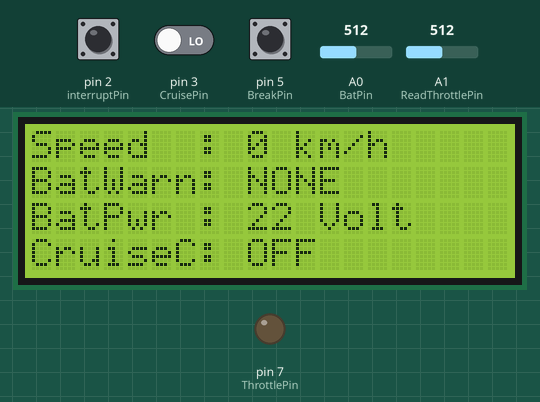
The sketch below on a simulated Arduino Uno, built with avr-gcc and run on an emulated ATmega328P. Parts: 20×4 character LCD, output pins drawn as LEDs (lit = HIGH). The test bench sets the inputs (shaded band); at power-on: A1 (ReadThrottlePin) = 512, A0 (BatPin) = 512, pin 2 (interruptPin) LOW, pin 3 (CruisePin) LOW, pin 5 (BreakPin) HIGH. What the sketch prints to the serial monitor is not drawn.

Above: at 1.2 s.
1.3 s: A1 (ReadThrottlePin) set to 532
At 2.5 s:
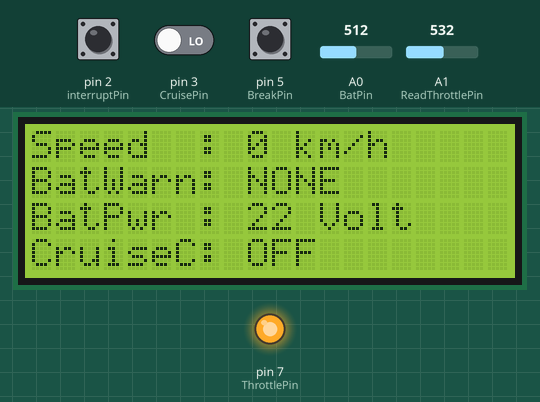
2.8 s: A0 (BatPin) set to 716
At 4.1 s:
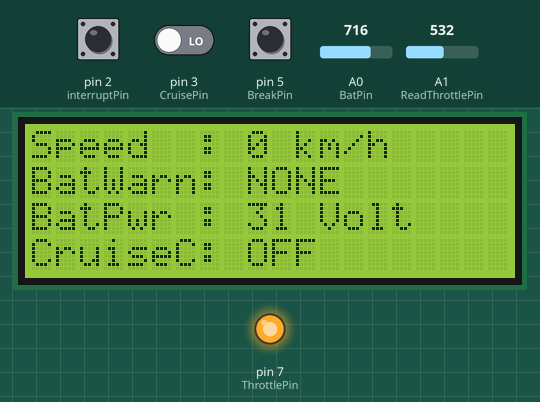
4.8 s: A0 (BatPin) set to 900
At 5.9 s:
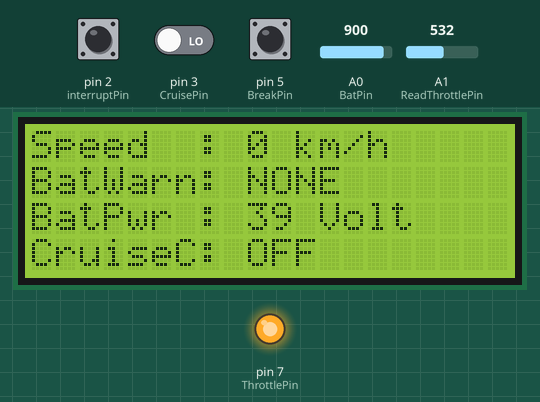
6.5 s: A1 (ReadThrottlePin) set to 306
At 7.2 s:
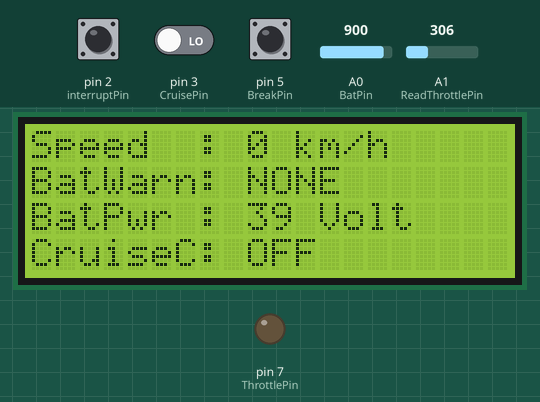
9.5 s: A0 (BatPin) set to 1010
At 10.7 s:
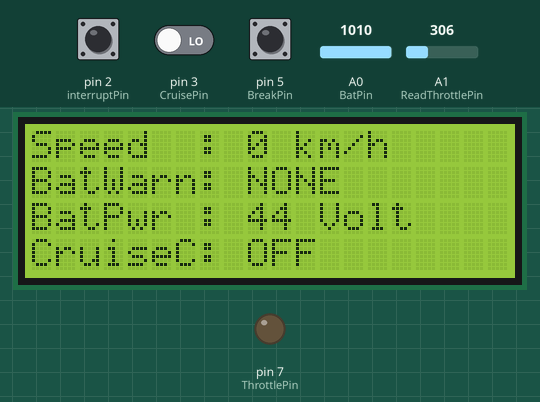
11.3 s: A1 (ReadThrottlePin) set to 716
At 12.7 s:
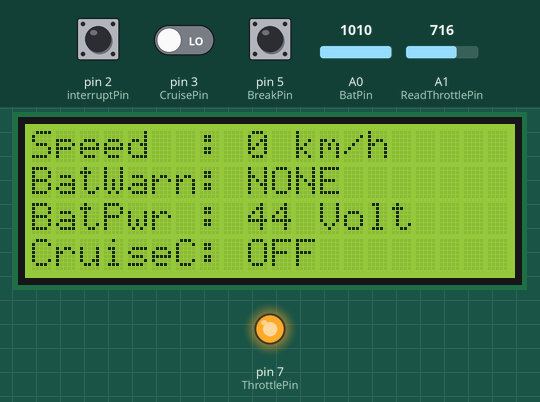
Timing chart, 0 to 14.3 s (numbered marks = the images above; inputs shaded):
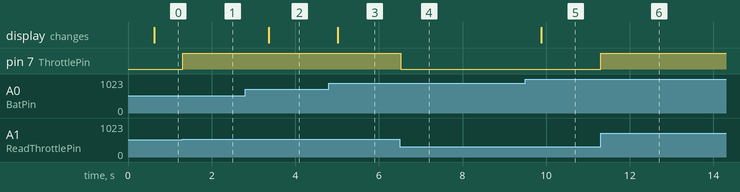

The sketch:

sketch_oct10a.ino
```cpp
/* Pin setup
  Vss - Gnd
  Vdd - 5V
  V0  - Contrast, potentiometer or 2.7kohm then Gnd
  Rs  - pin 13
  R/W - Gnd
  E   - pin 12
  D4  - pin 11
  D5  - pin 10
  D6  - pin 9
  D7  - pin 8
  A   - 5V (220ohm then 5V)
  K   - Gnd

  Battery Voltage
  input - analog pin 0

  Read Throttle
  input - analog pin 1

  Hall sensor
  input - ISR digital pin 2

  Cruise control
  input - digital pin 3

  Throttle control
  output - digital pin 4

  Break
  input - digital pin 5

*/

#include <LiquidCrystal.h>

#define Radius 0.16f
#define Magnets 1.5f
#define StartWatch 0
#define StopWatch 1
#define Standby 2
#define Update 500

int BatPin = 0;               // Analog pin 0
int ReadThrottlePin = 1;      // Analog pin 1
int interruptPin = 2;         // Digital pin 2
int CruisePin = 3;            // Digital pin 3
int ThrottlePin = 7;          // Digital pin 4
int BreakPin = 5;             // Digital pin 5

unsigned long T0, T1, T2, D, Delay1=0, Delay2=0;
char State = 0;
unsigned long Factor = 3.6f * PI * Radius * 1000000.0f / Magnets;

// initialize the library with the numbers of the interface pins
LiquidCrystal lcd(13, 12, 11, 10, 9, 8);

String Line11 = "Speed  : ";
String Line12 = " km/h  ";

String Line21 = "BatWarn: ";
String BatteryWarnings = "NONE";

String Line31 = "BatPwr : ";
String Line32 = " Volt  ";

String Line41 = "CruiseC: ";
String Line42 = "OFF";

char      inByte;
uint8_t   Increment     = 0;
uint8_t   Speed         = 0;
uint8_t   BatPwr        = 100;
int       Throttle      = 0;
uint8_t   CruiseSpeed   = 0;
uint8_t   Cruise        = 0;
boolean   Edit          = false;
boolean   Break         = false;
boolean   Deactivated   = true;

//*******PID**********//
int Last = 0;
int Error = 0;
int Integral = 0;
int IntThresh = 1000;
int ScaleFactor = 1;

uint8_t   kP=20;
uint8_t   kD=5;
uint8_t   kI=1;

void setup() {

  Serial.begin(9600);

  lcd.begin(20, 4);     // set up the LCD's number of columns and rows:
  lcd.print("Start");   // Print a message to the LCD.

  DisplayState(Increment);

  pinMode(interruptPin, INPUT);
  attachInterrupt(digitalPinToInterrupt(interruptPin), Change, RISING);

  pinMode(CruisePin, INPUT);

  pinMode(BreakPin, INPUT);

}

void loop() {

  if(Delay1==0){
    Delay1 = millis();
  }

  BatteryCheck();

  SerialResponse();

  CruiseControl();

  StateCheck();

  Delay2=millis();
  if(Delay2-Delay1 > Update){
    Increment++;
    DisplayState(Increment);
    Delay1=0;
    Delay2=0;
  }

}

int PID_controller (){

    /*err= CruiseSpeed-Speed;

    int A= err*Kp;

    err_T = err - err_t1;
    err_t1=err;

    int B = err_T*Kd;

    buff= buff+err;

    if(buff>1000){
        buff=buff-500;
    }

    int C=buff*Ki;

    if(A+B+C+Throttle>255){
      Throttle = 255;
    }else if(A+B+C+Throttle<0){
      Throttle = 0;
    }else{
      Throttle = A+B+C+Throttle;
    }*/


     Error = CruiseSpeed-Speed;

     if (abs(Error) < IntThresh){ // prevent integral 'windup'
      Integral = Integral + Error; // accumulate the error integral
     }
     else {
      Integral=0; // zero it if out of bounds
     }
     int P = Error*kP; // calc proportional term
     int I = Integral*kI; // integral term
     int D = (Last-Speed)*kD; // derivative term
     int Throttle = P + I + D; // Total drive = P+I+D
     Throttle = Throttle*ScaleFactor; // scale Drive to be in the range 0-255
     if (Throttle>255) {
      Throttle=255;
     }else if(Throttle<0){
      Throttle=0;
     }
     Last = Speed; // save current value for next time

    return Throttle;
}

void SerialResponse(){

    if (Serial.available()) {

      if(Edit){
          Edit=false;
          while(!Serial.available()){}
          inByte = Serial.read();
          CruiseSpeed = inByte;
      }else{
        inByte = Serial.read();

        if(inByte=='T'){
          Edit=true;
          DisplayState(0);
        }
      }
    }
}

void DisplayState (int Increment){

  if(0 == Increment % 10){

    Clear();

    Increment=0;

    lcd.setCursor(0, 0);
    lcd.print(Line11+Speed+Line12);

    lcd.setCursor(0, 1);
    lcd.print(Line21+BatteryWarnings);

    lcd.setCursor(0, 2);
    lcd.print(Line31+BatPwr+Line32);

    lcd.setCursor(0, 3);
    lcd.print(Line41+Line42);

  }else{

    lcd.setCursor(9, 0);
    lcd.print(Speed+Line12);

    lcd.setCursor(9, 1);
    lcd.print(BatteryWarnings);

    lcd.setCursor(9, 2);
    lcd.print(BatPwr+Line32);

    lcd.setCursor(9, 3);
    lcd.print(Line42);

  }
}

void Clear(){

  for(int i=0; i<4; i++){

    for(int j=0; j<20; j++){

      lcd.setCursor(j, i);
      lcd.print(" ");
    }
  }
}

void BatteryCheck(){

  BatPwr = analogRead(BatPin) * (5.0 / 1023.0) * 9;
}

void CruiseControl(){

  if(Cruise==1){
    CruiseSpeed = Speed;
    analogWrite(ThrottlePin, PID_controller());

    Serial.print("Throttle0: ");
    Serial.println(Throttle);
    Serial.print("CruiseSpeed0: ");
    Serial.println(CruiseSpeed);
    Serial.print("Error0: ");
    Serial.println(Error);
  }else{
    Throttle = analogRead(ReadThrottlePin);
    Throttle = map(Throttle, 0, 1023, 0, 255);
    analogWrite(ThrottlePin, Throttle);

    Serial.print("Throttle1: ");
    Serial.println(Throttle);
    Serial.print("CruiseSpeed1: ");
    Serial.println(CruiseSpeed);
    Serial.print("Error1: ");
    Serial.println(Error);
  }

  if(digitalRead(BreakPin)==LOW && Deactivated){

    if(digitalRead(CruisePin)==HIGH && Cruise==0){
        Line42="ON ";
        Cruise=1;
        //CruiseSpeed=Speed;
    }else if(digitalRead(CruisePin)==LOW){
        Cruise=0;
        Line42="OFF";
    }
  }else{

    if(digitalRead(CruisePin)==LOW){
      Deactivated = true;
    }else{
      Deactivated = false;
    }
  }
}

void StateCheck(){

  switch (State){
    case StartWatch:
      T1 = micros ();
      State = Standby;
      break;
    case StopWatch:
      T2 = micros ();
      D = T2 - T1;
      Speed = Factor / D;
      State = StartWatch;
      break;
  }
  if(micros()-T1>1000000){
    Speed=0;
  }
}

void Change(){

  if (State == Standby){
    State = StopWatch;
  }
}
```

Measured:
- the behaviour switches between 513 and 514 on A1 (ReadThrottlePin) (found by bisection; images 0 and 1)
- after the input at 1.3 s, pin 7 (ThrottlePin): LOW → HIGH at once
- after the input at 2.8 s, the display: changes after 0.57 s (image 2)
- after the input at 4.8 s, the display: changes after 0.22 s (image 3)
- after the input at 6.5 s, pin 7 (ThrottlePin): HIGH → LOW at once
- after the input at 9.5 s, the display: changes after 0.38 s (image 5)
- after the input at 11.3 s, pin 7 (ThrottlePin): LOW → HIGH at once
